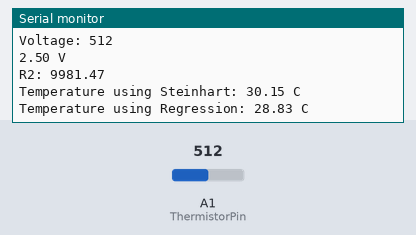
This sketch was run on a simulated Arduino Uno, built with avr-gcc and run on an emulated ATmega328P. Parts: the last lines printed to the serial monitor. Inputs (shaded band) come from the test bench; at power-on: A1 (ThermistorPin) = 512.

Above: at 1.4 s.
1.5 s: A1 (ThermistorPin) set to 0
At 2.4 s:
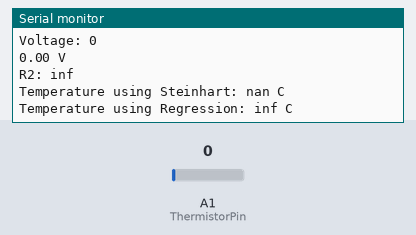
3.3 s: A1 (ThermistorPin) set to 122
At 4.2 s:
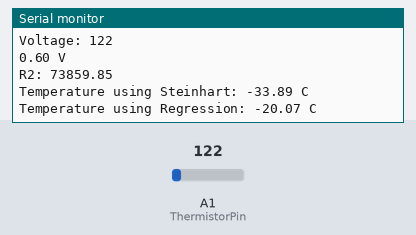
Timing chart, 0 to 6.3 s (numbered marks = the images above; inputs shaded):
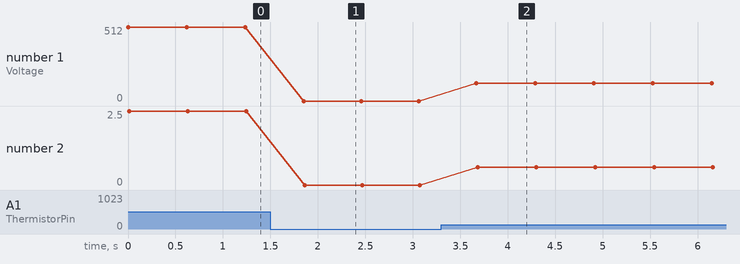

Measured:
- after the input at 1.5 s, the serial monitor: prints a new line after 0.35 s (image 1)
- after the input at 3.3 s, the serial monitor: prints a new line after 0.37 s (image 2)
- plotted number 1: 512 → 0 after the input at 1.5 s, 0 → 122 after the input at 3.3 s
- plotted number 2: 2.5 → 0 after the input at 1.5 s, 0 → 0.6 after the input at 3.3 s

The sketch:

Thermometer5V.ino
```cpp
#include <math.h>


int ThermistorPin = A1;
int Vo;
double R1 = 10001;
double R2, logR2;
double T;
double c1 = 6.6454e-3, c2 = -6.61678e-04, c3 = 3.51502e-06;

void setup() {
Serial.begin(9600);
}

void loop() {

  Vo = analogRead(ThermistorPin);
  Serial.print("Voltage: ");
  Serial.println(Vo);
  Serial.print((double) 5*Vo/1023);
  Serial.println(" V");
  R2 = R1 * (1023 / (double)Vo - 1.0d);
  Serial.print("R2: ");
  Serial.println(R2);
  logR2 = log(R2);
  T = (1.0d / (c1 + c2*logR2 + c3*logR2*logR2*logR2));
  T = T - 273.15d;

  Serial.print("Temperature using Steinhart: ");
  Serial.print(T);
  Serial.println(" C");

  T = -24.43d*logR2 + 253.79d;
  Serial.print("Temperature using Regression: ");
  Serial.print(T);
  Serial.println(" C");

  Serial.flush();

  delay(500);
}
```
